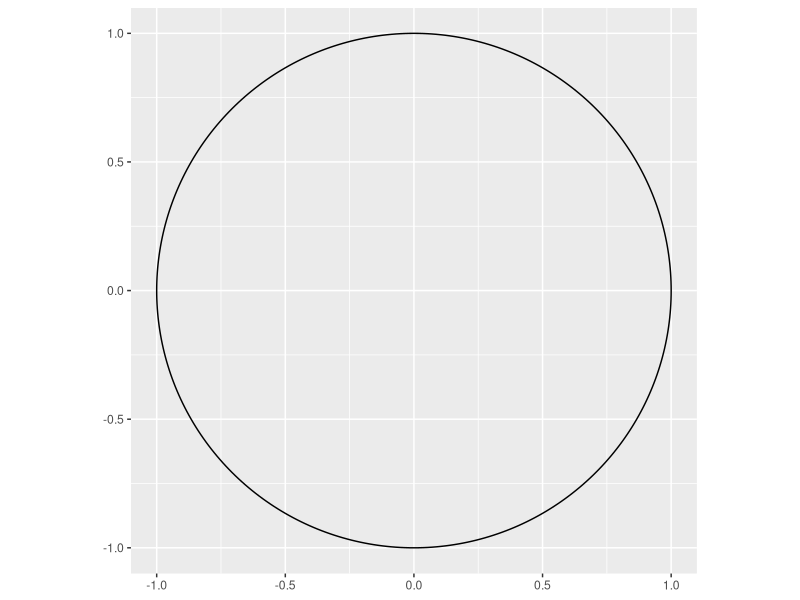
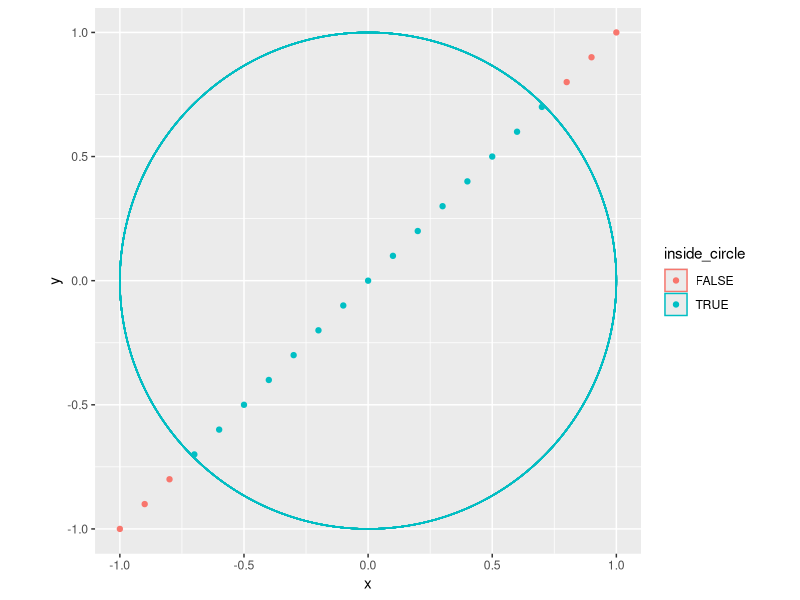
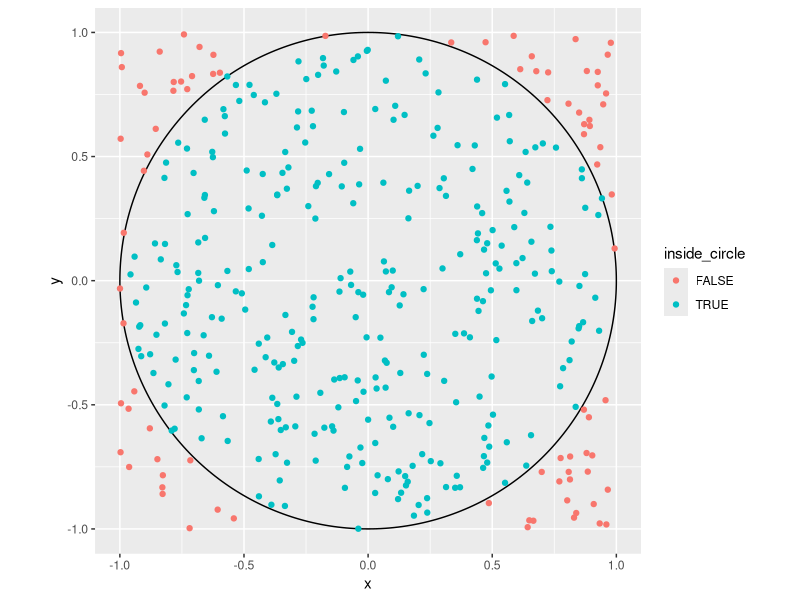
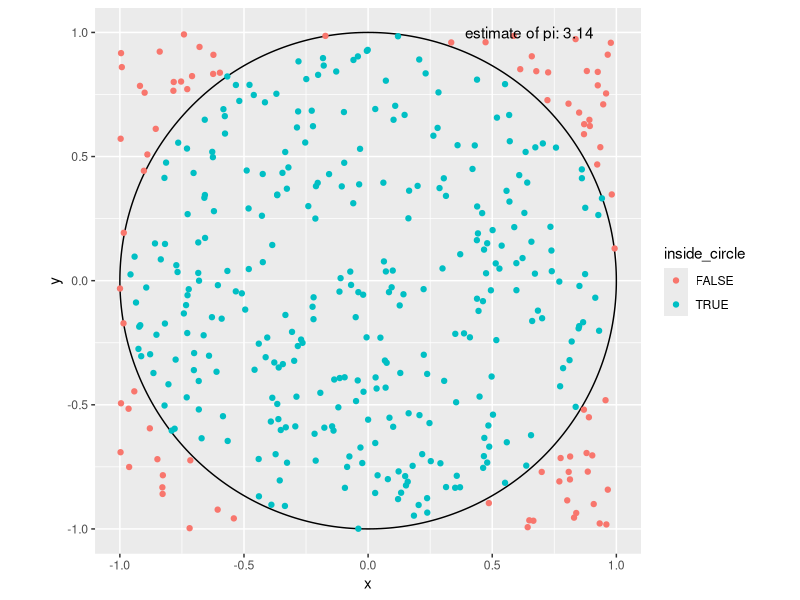

Source code (R) for these figures, in order: (Note: this script raises an error after producing the figures.)
## ---- chunk 1
knitr::opts_chunk$set(echo = TRUE)

library(tidyverse)
library(ggforce)   # extending ggplot options 

## ---- chunk 2
pi_table <- tibble(
  x = seq(-1, 1, 0.1),
  y = seq(-1, 1, 0.1)
  )
pi_table <- pi_table %>% 
  mutate(sum_sq_xy = sqrt(x^2 + y^2)) %>% 
  mutate(inside_circle = case_when(
    sum_sq_xy <= 1 ~ TRUE,
    TRUE ~ FALSE
  ))
# plot a circle using ggforce::geom_circle()  https://ggforce.data-imaginist.com/
ggplot() +
  ggforce::geom_circle(aes(x0 = 0, y0 = 0, r = 1)) +
  coord_fixed()

ggplot(pi_table, aes(x, y, colour = inside_circle)) +
  geom_point() +
  ggforce::geom_circle(aes(x0 = 0, y0 = 0, r = 1)) +
  coord_fixed()
## ---- chunk 3
points_n <- 400
set.seed(42)
pi_table <- tibble(
  x = runif(n = points_n, min = -1, max = 1),
  y = runif(n = points_n, min = -1, max = 1)
)

pi_table <- pi_table %>% 
  mutate(sum_sq_xy = sqrt(x^2 + y^2)) %>% 
  mutate(inside_circle = case_when(
    sum_sq_xy <= 1 ~ TRUE,
    TRUE ~ FALSE
  ))

pi_table %>% 
  group_by(inside_circle) %>% 
  tally()

point_ratio <- nrow(pi_table[pi_table$inside_circle == TRUE, ]) / points_n
pi_estimate <- point_ratio * 4

pi_chart <- ggplot() +
  coord_fixed() +
  ggforce::geom_circle(aes(x0 = 0, y0 = 0, r = 1)) +
  geom_point(data = pi_table, aes(x, y, colour = inside_circle)) 

pi_chart
## ---- chunk 4
pi_chart +
  annotate("text", 
           x = 0.65, y = 1,
           label = glue::glue("estimate of pi: {pi_estimate}")
           )
## ---- chunk 5

set.seed(42)
(x <- runif(n = 3, min = -1, max = 1))

# without a re-do of set.seed, y starts fresh
(y <- runif(n = 5, min = -1, max = 1))



set.seed(42)
(x <- runif(n = 3, min = -1, max = 1))

set.seed(42)
(y <- runif(n = 5, min = -1, max = 1))


## ---- chunk 6

points_n <- 3
set.seed(42)
pi_table <- tibble(
  x = runif(n = points_n, min = -1, max = 1),
  y = runif(n = (points_n), min = -1, max = 1)
)

pi_table

points_n <- 5
set.seed(42)
pi_table <- tibble(
  x = runif(n = points_n, min = -1, max = 1),
  y = runif(n = points_n, min = -1, max = 1)
)

pi_table

## ---- chunk 7

points_n <- 10
set.seed(42) # the answer to the “ultimate question of life, the universe, and everything”
pi_table <- tibble(
  x = runif(n = points_n, min = -1, max = 1))

# reset the seed with a different value!
set.seed(23) # the number of days Thorin & Co. rested in Rivendell
pi_table <- pi_table %>% 
  mutate(y = runif(n = points_n, min = -1, max = 1))

pi_table

## ---- chunk 8

pi_table <- function(points_n = 100){

#set.seed(42) # the answer to the “ultimate question of life, the universe, and everything”
set.seed(14) # the number of days Thorin & Co. rested in Rivendell
pi_tab <- tibble(
  x = runif(n = points_n, min = -1, max = 1))

# reset the seed with a different value!
#set.seed(14) # the number of days Thorin & Co. rested in Rivendell
#set.seed(1701) # NCC-1701, the starship USS Enterprise
set.seed(1729) # Ramanujan's taxicab number
pi_tab <- pi_tab %>% 
  mutate(y = runif(n = points_n, min = -1, max = 1))

# calculate if point is inside the circle or not
pi_tab <- pi_tab %>% 
  mutate(sum_sq_xy = sqrt(x^2 + y^2)) %>% 
  mutate(inside_circle = case_when(
    sum_sq_xy <= 1 ~ TRUE,
    TRUE ~ FALSE
  ))

return(pi_tab)
  
}

## ---- chunk 9

pi_estimate <- function(points_n = 100){
  pi_table <- pi_table(points_n)
  point_ratio <- nrow(pi_table[pi_table$inside_circle == TRUE, ]) / points_n
  pi_estimate <- point_ratio * 4
  return(pi_estimate)
}

pi_estimate(4000)
## ---- chunk 10
points_pi <- 4000

pi_table_100 <- pi_table(points_pi)

pi_table_100


point_ratio <- nrow(pi_table_100[pi_table_100$inside_circle == TRUE, ]) / nrow(pi_table_100)
pi_estimate <- point_ratio * 4
pi_estimate
## ---- chunk 11

pi_chart <- function(pi_table_name){
  
pi_chart <- ggplot() +
  coord_fixed() +
  ggforce::geom_circle(aes(x0 = 0, y0 = 0, r = 1)) +
  geom_point(data = pi_table_name, aes(x, y, colour = inside_circle)) 

pi_chart +
  annotate("text", 
           x = 0.65, y = 1,
           label = glue::glue("n={points_pi}\nestimate of pi: {pi_est}")
           )

}

pi_chart(pi_table_100)

## ---- chunk 12

#pi_estimate <- function(points_n = points_pi){
#  pi_table <- pi_table(points_n)
#  point_ratio <- nrow(pi_table[pi_table$inside_circle == TRUE, ]) / points_n
#  pi_estimate <- point_ratio * 4
#  return(pi_estimate)
#}

## ---- chunk 13

pi_est_table <- tibble(
  n_points = seq(1, 1000, 1),
  pi_est_val = NA
)

# loop
output <- vector(mode = "numeric", length = nrow(pi_est_table))

for (i in seq_along(output)) {            # 2. sequence
   output[i] <- pi_estimate(pi_est_table$n_points[i])      # 3. body
   pi_est_table[[i, 2]] <- output[i]
}

ggplot(pi_est_table, aes(x = n_points, y = pi_est_val)) +
  geom_line() +
  geom_hline(yintercept = pi, colour = "red", size = 0.5) 
  

## ---- chunk 14

n_points = seq(1, 4000, 1)

# loop
pi_est_val <- vector(mode = "numeric", length = length(n_points))

for (i in seq_along(pi_est_val)) {            # 2. sequence
   pi_est_val[i] <- pi_estimate(n_points[i])      # 3. body
#   pi_est_table[[i, 2]] <- output[i]
}

pi_est_val_table <- tibble(n_points, pi_est_val)

ggplot(pi_est_val_table, aes(x = n_points, y = pi_est_val)) +
  geom_line() +
  geom_hline(yintercept = pi, colour = "red", size = 0.5) 
  
